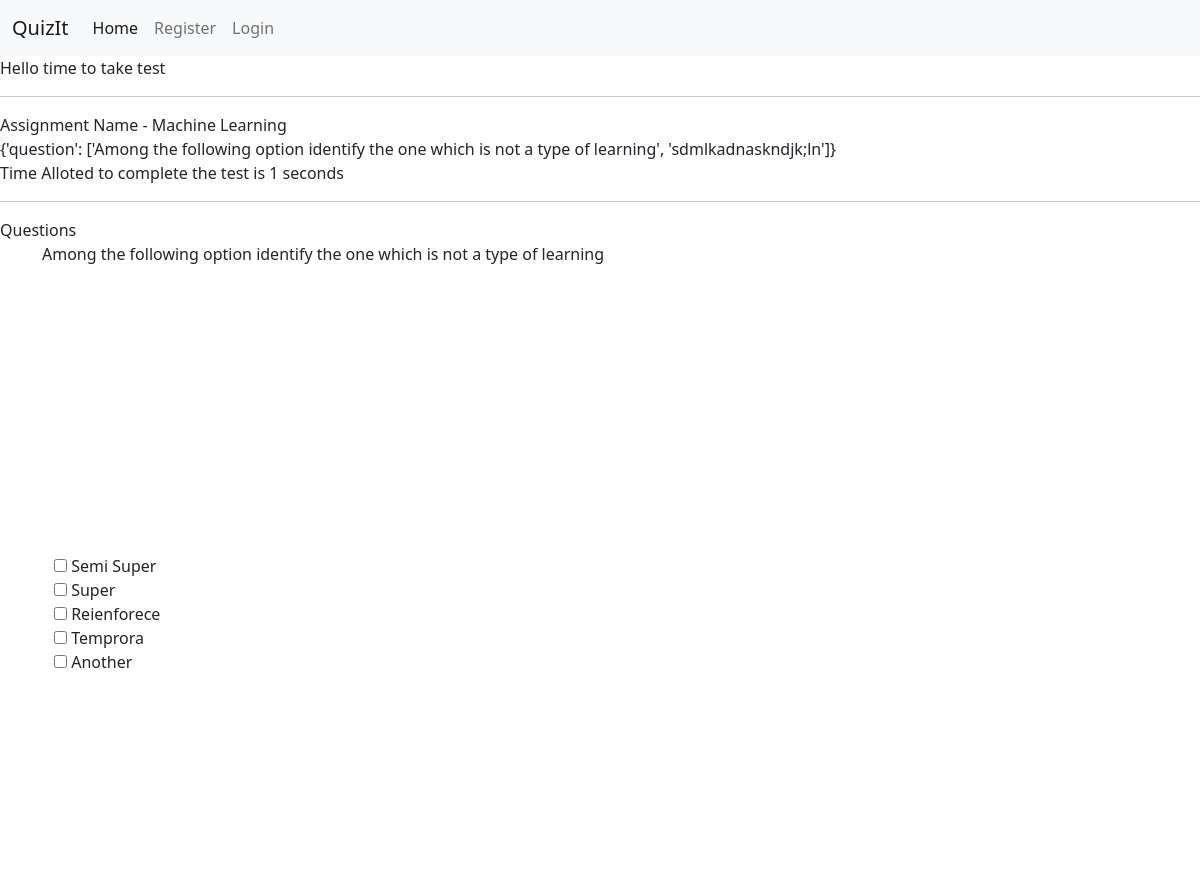
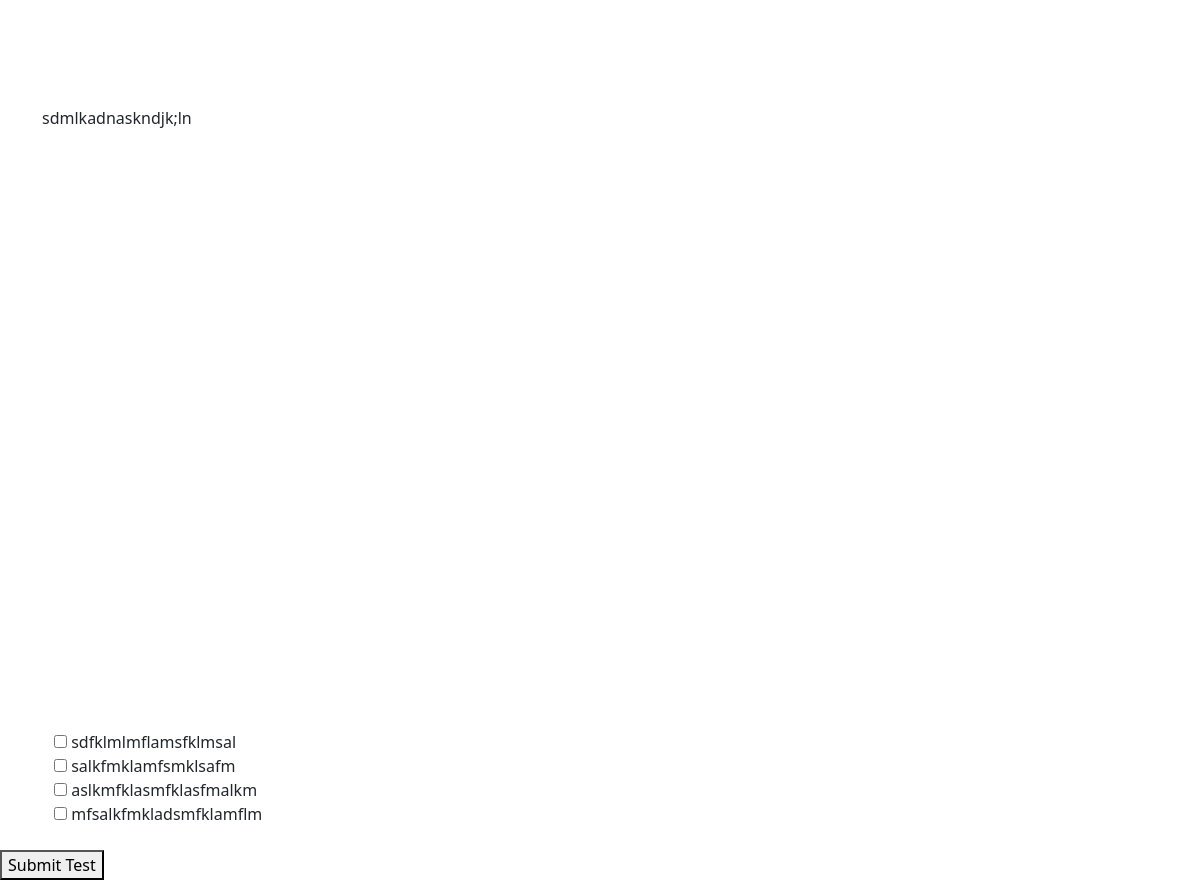
The page /assessments/test/18/ on the database as committed earlier (2 pictures, top to bottom).
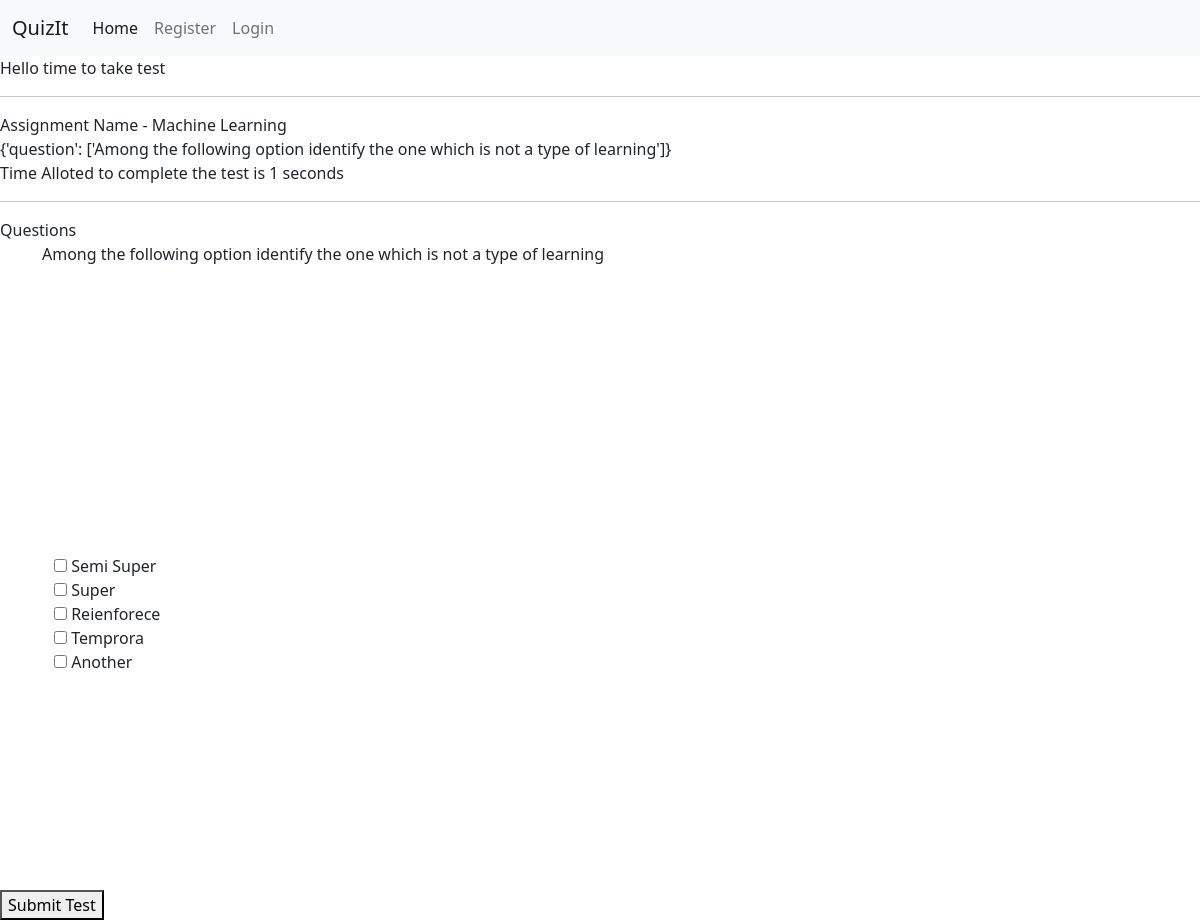
The same page on the database as committed later.
### quiz/models.py (models this page shows, shortened)
class QuestionSet(models.Model):
    assessment = models.ForeignKey(
        Assessment, null=False, on_delete=models.CASCADE)
    section = models.ForeignKey(Section, null=False, on_delete=models.CASCADE)
    questionTitle = models.CharField(
        max_length=1023, default="question statement")
    mark = models.IntegerField()
    multiChoice = models.BooleanField(default=False)

class OptionSet(models.Model):
    Question = models.ForeignKey(
        QuestionSet, null=True, on_delete=models.CASCADE)
    optionStatement = models.CharField(
        max_length=1023, default="No Statement Provided")
    correct = models.BooleanField(default=False)

### quiz/views.py (the view)
# urls.py: path('assessments/test/<int:pk>/', testAssessment, name="testAssessment"),
def testAssessment(request, pk):
    assessment = Assessment.objects.get(id=pk)
    questions = QuestionSet.objects.filter(assessment=assessment)
    options = OptionSet.objects.all()
    data = {'question': []}
    for ques in questions:
        data['question'].append(ques.questionTitle)
        print(ques.questionTitle)
    print(data)
    return render(request, 'takeTest.html', {"assessment": assessment, "questions": questions, "options": options, 'data': data})

### quiz/templates/takeTest.html (shortened to what this page needs)
{% extends 'base.html' %} {% block content %} Hello time to take test
<hr />
Assignment Name - {{assessment.name}}
<br>
{{data}}
<br>
Time Alloted to complete the test is {{assessment.duration}} seconds
<hr />
        Questions
<br />
<div class="container">
    {% for ques in questions %}
    {{ques.questionTitle}}
    <br>
    <div class="container">
        {% for opt in options %}
        {% if ques == opt.Question %}
        <input type="checkbox" id="{{ques.pk}}-{{opt.pk}}">
        <label for="vehicle1"> {{opt.optionStatement}}</label><br>
        {% else %}
        <br>
        {% endif %}
        {% endfor %}
    </div>
    <br />
    {% endfor %}
</div>
<button onclick="myFunction()">Submit Test</button>
{% endblock content%}

Rows that differ between the two databases and show on the page:
removed QuestionSet: questionTitle "sdmlkadnaskndjk;ln"
removed OptionSet: optionStatement "sdfklmlmflamsfklmsal", shown under "sdmlkadnaskndjk;ln"
removed OptionSet: optionStatement "salkfmklamfsmklsafm", shown under "sdmlkadnaskndjk;ln"
removed OptionSet: optionStatement "aslkmfklasmfklasfmalkm", shown under "sdmlkadnaskndjk;ln"
removed OptionSet: optionStatement "mfsalkfmkladsmfklamflm", shown under "sdmlkadnaskndjk;ln"
Other text that changed with them:
{{ data }}: "{'question': ['Among the following option identify the one which is not a type of learning', 'sdmlkadnaskndjk;ln']}" → "{'question': ['Among the following option identify the one which is not a type of learning']}"
